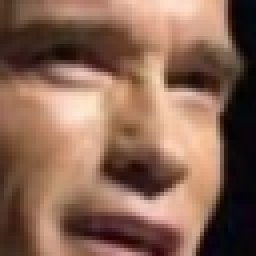
#> input picture LAB2/data/Arnold_Schwarzenegger_0001.ppm, 64 x 64 px (shown 4 times larger); its folder holds only this picture in this run
$ python make_cool_plots.py
#> lines starting #> are read from the running program, lines starting #| are printed output that depends on the picture
### LAB2/submitted.py
import numpy as np
import cmath,math,os,collections
from PIL import Image

people = ['Arnold_Schwarzenegger','George_HW_Bush','George_W_Bush','Jiang_Zemin']

class KNN(object):
    """KNN: a class that computes K-nearest-neighbors of each image in a dataset"""
    def __init__(self,datadir,nfeats,transformtype,K):
#> called with datadir = 'data', nfeats = 36, transformtype = 'dct', K = 4
        self.nfeats = nfeats  # Number of features to keep
        self.transformtype = transformtype # Type of transform, 'dct' or 'pca'
        self.K = K # number of neighbors to use in deciding the class label of each token
        self.npeople = 4
        self.nimages = 12
        self.ndata = self.npeople*self.nimages
        self.nrows = 64
        self.ncols = 64
        self.npixels = self.nrows * self.ncols
        self.data = np.zeros((self.ndata,self.nrows,self.ncols),dtype='float64')
        self.labels = np.zeros(self.ndata, dtype='int')
        for person in range(0,self.npeople):
            for num in range(0,self.nimages):
                datum = 12*person + num
                datafile = os.path.join(datadir,'%s_%4.4d.ppm'%(people[person],num+1))
                img = np.asarray(Image.open(datafile))
#> img is the input picture: shape (64, 64, 3); mean R, G, B 136, 101.1, 83.6
                bw_img = np.average(img,axis=2)
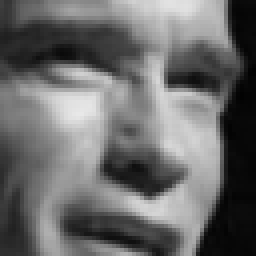
#> bw_img: shape (64, 64) float64 (shown 4 times larger); min 2, max 232.7, mean 106.9
                self.data[datum,:,:] = bw_img
                self.labels[datum] = person

    # PROBLEM 2.0
    # set_vectors - reshape self.data into self.vectors.
    #   Vector should scan the image in row-major ('C') order, i.e.,
    #   self.vectors[datum,n1*ncols+n2] = self.data[datum,n1,n2]
    # [240 lines left out: functions set_vectors, set_mean, set_centered, set_transform, set_features, set_energyspectrum and 5 more, not called in this run]

### LAB2/make_cool_plots.py
import os,submitted,matplotlib,matplotlib.pyplot,sys
import numpy as np

# Define the processing steps
steps = [
    'vectors',
    'mean',
    'centered',
    'transform',
    'features',
    'energyspectrum',
    'neighbors',
    'hypotheses',
    'confusion',
    'metrics',
]

# plotter
class Plotter(object):
    '''Generate a series of plots that are useful for debugging your submitted code.'''
    def __init__(self,outputdirectory):
        '''Create the specified output directory, and initialize plotter to put its plots there'''
        os.makedirs(outputdirectory,exist_ok=True)
        self.figs = [ matplotlib.pyplot.figure(n) for n in range(0,10) ]
        self.outputdirectory = outputdirectory

    def make_plots(self, datadir='data',nfeats=36,transformtype='dct', K=4, numsteps=10):
        '''Create a new KNN object, run steps 0:numsteps (default  numsteps=10), and make their plots.'''
        self.output_filename=os.path.join(self.outputdirectory,'%s%d_%dnn'%(transformtype,nfeats,K))
        self.knn = submitted.KNN(datadir=datadir,nfeats=nfeats,transformtype=transformtype,K=K)
        for n in range(0,9):
            getattr(self.knn, 'set_' + steps[n])()
            plotter_method = getattr(self, 'plot_%s'%(steps[n]))
            self.figs[n].clf()
            plotter_method(self.figs[n], self.knn)
            self.figs[n].savefig(self.output_filename + '_step%d.png'%(n))

    # [92 lines left out: functions plot_vectors, plot_mean, plot_centered, plot_transform, plot_features, plot_energyspectrum and 3 more, not called in this run]


#####################################################
# If this is called from the command line,
# create a plotter with the specified arguments (or with default arguments),
# then create the corresponding plots in the 'make_cool_plots_outputs' directory.
if __name__ == '__main__':
    nfeats = 36 if len(sys.argv) < 2 else int(sys.argv[1])
    transformtype = 'dct' if len(sys.argv) < 3 else sys.argv[2]
    K = 4 if len(sys.argv) < 4 else int(sys.argv[3])

    plotter=Plotter('make_cool_plots_outputs')
#> (the run stopped early here; a loop or call above may not have finished)
